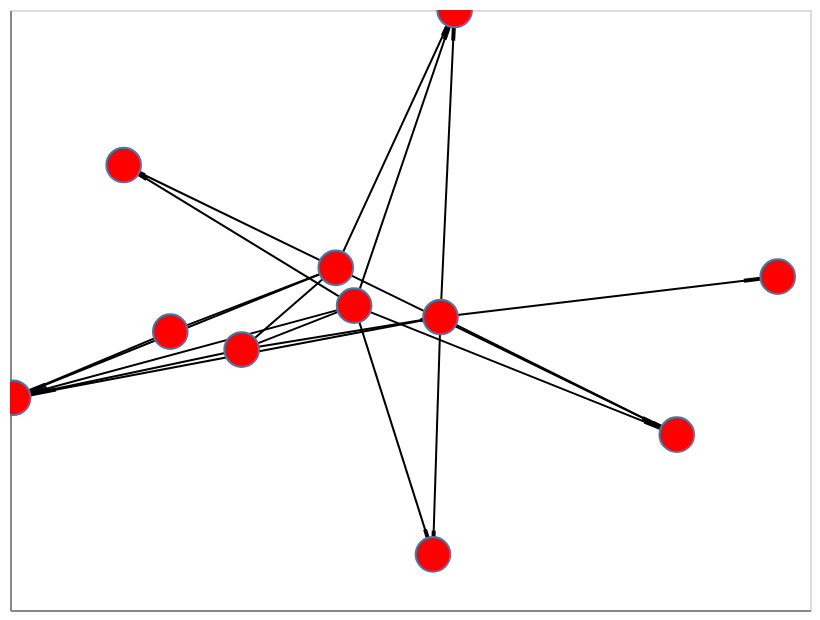

The notebook cell saved with this chart:
### Markdown cell above
### Explore lineage

### Code cell
auth = token_manager.get_auth
postfix = "/explore/lineage"
params = {
    "starting_id": "10378.1/1687588",
    "depth": 10
}
endpoint = prov_api + postfix

response = requests.get(endpoint, params=params, auth=auth())

convert_json_to_html(response.json())
HTML('clean.html')

result_graph = response.json()["graph"]

G = json_graph.node_link_graph(result_graph)

# Compute positions for viz.
pos = nx.spring_layout(G)

# Draw the graph using Altair
viz = nxa.draw_networkx(G, pos=pos)

# Show it as an interactive plot!
viz.interactive()

### Figure 1 — Vega-Lite specification as saved in the notebook (floating-point values rounded to 4 significant figures)
{"config": {"view": {"continuousWidth": 400, "continuousHeight": 300}}, "layer": [{"data": {"name": "data-db8ef7cc21f9f0fb48e7df0f920ce112"}, "mark": {"type": "line", "color": "black", "opacity": 1, "strokeWidth": 1}, "encoding": {"detail": {"field": "edge", "type": "quantitative"}, "x": {"axis": {"grid": false, "labels": false, "ticks": false, "title": ""}, "field": "x", "type": "quantitative"}, "y": {"axis": {"grid": false, "labels": false, "ticks": false, "title": ""}, "field": "y", "type": "quantitative"}}, "selection": {"selector009": {"type": "interval", "bind": "scales", "encodings": ["x", "y"]}}}, {"data": {"name": "data-8c5114e9785195d6f2962158d83c7dc2"}, "mark": {"type": "line", "color": "black", "opacity": 1, "strokeWidth": 2}, "encoding": {"detail": {"field": "edge", "type": "quantitative"}, "x": {"axis": {"grid": false, "labels": false, "ticks": false}, "field": "x", "type": "quantitative"}, "y": {"axis": {"grid": false, "labels": false, "ticks": false}, "field": "y", "type": "quantitative"}}}, {"data": {"name": "data-cb7539ac86c1ce3945939c182f8d6843"}, "mark": {"type": "point", "fill": "red", "opacity": 1, "size": 300, "strokeWidth": 1.0}, "encoding": {"x": {"axis": {"grid": false, "labels": false, "ticks": false}, "field": "x", "type": "quantitative"}, "y": {"axis": {"grid": false, "labels": false, "ticks": false}, "field": "y", "type": "quantitative"}}}], "$schema": "https://vega.github.io/schema/vega-lite/v4.17.0.json", "datasets": {"data-db8ef7cc21f9f0fb48e7df0f920ce112": [{"x": -0.4393, "pair": ["10378.1/1687588", "10378.1/1687590"], "source": "10378.1/1687588", "edge": 0, "y": -0.07219, "type": "wasGeneratedBy", "target": "10378.1/1687590"}, {"x": -0.06703, "pair": ["10378.1/1687588", "10378.1/1687590"], "source": "10378.1/1687588", "edge": 0, "y": 0.1406, "type": "wasGeneratedBy", "target": "10378.1/1687590"}, {"x": -0.4393, "pair": ["10378.1/1687588", "10378.1/1687585"], "source": "10378.1/1687588", "edge": 1, "y": -0.07219, "type": "wasAttributedTo", "target": "10378.1/1687585"}, {"x": -0.793, "pair": ["10378.1/1687588", "10378.1/1687585"], "source": "10378.1/1687588", "edge": 1, "y": -0.2923, "type": "wasAttributedTo", "target": "10378.1/1687585"}, {"x": -0.06703, "pair": ["10378.1/1687590", "10378.1/1687235"], "source": "10378.1/1687590", "edge": 2, "y": 0.1406, "type": "used", "target": "10378.1/1687235"}, {"x": -0.2788, "pair": ["10378.1/1687590", "10378.1/1687235"], "source": "10378.1/1687590", "edge": 2, "y": -0.1319, "type": "used", "target": "10378.1/1687235"}, {"x": -0.06703, "pair": ["10378.1/1687590", "10378.1/1687584"], "source": "10378.1/1687590", "edge": 3, "y": 0.1406, "type": "used", "target": "10378.1/1687584"}, {"x": 0.7002, "pair": ["10378.1/1687590", "10378.1/1687584"], "source": "10378.1/1687590", "edge": 3, "y": -0.4155, "type": "used", "target": "10378.1/1687584"}, {"x": -0.06703, "pair": ["10378.1/1687590", "10378.1/1687583"], "source": "10378.1/1687590", "edge": 4, "y": 0.1406, "type": "used", "target": "10378.1/1687583"}, {"x": 0.2004, "pair": ["10378.1/1687590", "10378.1/1687583"], "source": "10378.1/1687590", "edge": 4, "y": 1.0, "type": "used", "target": "10378.1/1687583"}, {"x": -0.06703, "pair": ["10378.1/1687590", "10378.1/1687582"], "source": "10378.1/1687590", "edge": 5, "y": 0.1406, "type": "used", "target": "10378.1/1687582"}, {"x": -0.5442, "pair": ["10378.1/1687590", "10378.1/1687582"], "source": "10378.1/1687590", "edge": 5, "y": 0.4834, "type": "used", "target": "10378.1/1687582"}, {"x": -0.06703, "pair": ["10378.1/1687590", "10378.1/1687585"], "source": "10378.1/1687590", "edge": 6, "y": 0.1406, "type": "wasAssociatedWith", "target": "10378.1/1687585"}, {"x": -0.793, "pair": ["10378.1/1687590", "10378.1/1687585"], "source": "10378.1/1687590", "edge": 6, "y": -0.2923, "type": "wasAssociatedWith", "target": "10378.1/1687585"}, {"x": -0.2788, "pair": ["10378.1/1687235", "10378.1/1687587"], "source": "10378.1/1687235", "edge": 7, "y": -0.1319, "type": "wasGeneratedBy", "target": "10378.1/1687587"}, {"x": -0.02575, "pair": ["10378.1/1687235", "10378.1/1687587"], "source": "10378.1/1687235", "edge": 7, "y": 0.01466, "type": "wasGeneratedBy", "target": "10378.1/1687587"}, {"x": -0.2788, "pair": ["10378.1/1687235", "10378.1/1687585"], "source": "10378.1/1687235", "edge": 8, "y": -0.1319, "type": "wasAttributedTo", "target": "10378.1/1687585"}, {"x": -0.793, "pair": ["10378.1/1687235", "10378.1/1687585"], "source": "10378.1/1687235", "edge": 8, "y": -0.2923, "type": "wasAttributedTo", "target": "10378.1/1687585"}, {"x": -0.2788, "pair": ["10378.1/1687235", "10378.1/1687607"], "source": "10378.1/1687235", "edge": 9, "y": -0.1319, "type": "wasGeneratedBy", "target": "10378.1/1687607"}, {"x": 0.1686, "pair": ["10378.1/1687235", "10378.1/1687607"], "source": "10378.1/1687235", "edge": 9, "y": -0.02346, "type": "wasGeneratedBy", "target": "10378.1/1687607"}, {"x": -0.02575, "pair": ["10378.1/1687587", "10378.1/1687363"], "source": "10378.1/1687587", "edge": 10, "y": 0.01466, "type": "used", "target": "10378.1/1687363"}, {"x": 0.1517, "pair": ["10378.1/1687587", "10378.1/1687363"], "source": "10378.1/1687587", "edge": 10, "y": -0.8145, "type": "used", "target": "10378.1/1687363"}, {"x": -0.02575, "pair": ["10378.1/1687587", "10378.1/1687584"], "source": "10378.1/1687587", "edge": 11, "y": 0.01466, "type": "used", "target": "10378.1/1687584"}, {"x": 0.7002, "pair": ["10378.1/1687587", "10378.1/1687584"], "source": "10378.1/1687587", "edge": 11, "y": -0.4155, "type": "used", "target": "10378.1/1687584"}, {"x": -0.02575, "pair": ["10378.1/1687587", "10378.1/1687583"], "source": "10378.1/1687587", "edge": 12, "y": 0.01466, "type": "used", "target": "10378.1/1687583"}, {"x": 0.2004, "pair": ["10378.1/1687587", "10378.1/1687583"], "source": "10378.1/1687587", "edge": 12, "y": 1.0, "type": "used", "target": "10378.1/1687583"}, {"x": -0.02575, "pair": ["10378.1/1687587", "10378.1/1687582"], "source": "10378.1/1687587", "edge": 13, "y": 0.01466, "type": "used", "target": "10378.1/1687582"}, {"x": -0.5442, "pair": ["10378.1/1687587", "10378.1/1687582"], "source": "10378.1/1687587", "edge": 13, "y": 0.4834, "type": "used", "target": "10378.1/1687582"}, {"x": -0.02575, "pair": ["10378.1/1687587", "10378.1/1687585"], "source": "10378.1/1687587", "edge": 14, "y": 0.01466, "type": "wasAssociatedWith", "target": "10378.1/1687585"}, {"x": -0.793, "pair": ["10378.1/1687587", "10378.1/1687585"], "source": "10378.1/1687587", "edge": 14, "y": -0.2923, "type": "wasAssociatedWith", "target": "10378.1/1687585"}, {"x": 0.1686, "pair": ["10378.1/1687607", "10378.1/1687363"], "source": "10378.1/1687607", "edge": 15, "y": -0.02346, "type": "used", "target": "10378.1/1687363"}, {"x": 0.1517, "pair": ["10378.1/1687607", "10378.1/1687363"], "source": "10378.1/1687607", "edge": 15, "y": -0.8145, "type": "used", "target": "10378.1/1687363"}, {"x": 0.1686, "pair": ["10378.1/1687607", "10378.1/1687584"], "source": "10378.1/1687607", "edge": 16, "y": -0.02346, "type": "used", "target": "10378.1/1687584"}, {"x": 0.7002, "pair": ["10378.1/1687607", "10378.1/1687584"], "source": "10378.1/1687607", "edge": 16, "y": -0.4155, "type": "used", "target": "10378.1/1687584"}, {"x": 0.1686, "pair": ["10378.1/1687607", "10378.1/1687583"], "source": "10378.1/1687607", "edge": 17, "y": -0.02346, "type": "used", "target": "10378.1/1687583"}, {"x": 0.2004, "pair": ["10378.1/1687607", "10378.1/1687583"], "source": "10378.1/1687607", "edge": 17, "y": 1.0, "type": "used", "target": "10378.1/1687583"}, {"x": 0.1686, "pair": ["10378.1/1687607", "10378.1/1687602"], "source": "10378.1/1687607", "edge": 18, "y": -0.02346, "type": "used", "target": "10378.1/1687602"}, {"x": 0.9273, "pair": ["10378.1/1687607", "10378.1/1687602"], "source": "10378.1/1687607", "edge": 18, "y": 0.1112, "type": "used", "target": "10378.1/1687602"}, {"x": 0.1686, "pair": ["10378.1/1687607", "10378.1/1687585"], "source": "10378.1/1687607", "edge": 19, "y": -0.02346, "type": "wasAssociatedWith", "target": "10378.1/1687585"}, {"x": -0.793, "pair": ["10378.1/1687607", "10378.1/1687585"], "source": "10378.1/1687607", "edge": 19, "y": -0.2923, "type": "wasAssociatedWith", "target": "10378.1/1687585"}], "data-8c5114e9785195d6f2962158d83c7dc2": [{"x": -0.06703, "pair": ["10378.1/1687588", "10378.1/1687590"], "source": "10378.1/1687588", "edge": 0, "y": 0.1406, "type": "wasGeneratedBy", "target": "10378.1/1687590"}, {"x": -0.1043, "pair": ["10378.1/1687588", "10378.1/1687590"], "source": "10378.1/1687588", "edge": 0, "y": 0.1193, "type": "wasGeneratedBy", "target": "10378.1/1687590"}, {"x": -0.793, "pair": ["10378.1/1687588", "10378.1/1687585"], "source": "10378.1/1687588", "edge": 1, "y": -0.2923, "type": "wasAttributedTo", "target": "10378.1/1687585"}, {"x": -0.7576, "pair": ["10378.1/1687588", "10378.1/1687585"], "source": "10378.1/1687588", "edge": 1, "y": -0.2703, "type": "wasAttributedTo", "target": "10378.1/1687585"}, {"x": -0.2788, "pair": ["10378.1/1687590", "10378.1/1687235"], "source": "10378.1/1687590", "edge": 2, "y": -0.1319, "type": "used", "target": "10378.1/1687235"}, {"x": -0.2576, "pair": ["10378.1/1687590", "10378.1/1687235"], "source": "10378.1/1687590", "edge": 2, "y": -0.1046, "type": "used", "target": "10378.1/1687235"}, {"x": 0.7002, "pair": ["10378.1/1687590", "10378.1/1687584"], "source": "10378.1/1687590", "edge": 3, "y": -0.4155, "type": "used", "target": "10378.1/1687584"}, {"x": 0.6235, "pair": ["10378.1/1687590", "10378.1/1687584"], "source": "10378.1/1687590", "edge": 3, "y": -0.3599, "type": "used", "target": "10378.1/1687584"}, {"x": 0.2004, "pair": ["10378.1/1687590", "10378.1/1687583"], "source": "10378.1/1687590", "edge": 4, "y": 1.0, "type": "used", "target": "10378.1/1687583"}, {"x": 0.1736, "pair": ["10378.1/1687590", "10378.1/1687583"], "source": "10378.1/1687590", "edge": 4, "y": 0.9141, "type": "used", "target": "10378.1/1687583"}, {"x": -0.5442, "pair": ["10378.1/1687590", "10378.1/1687582"], "source": "10378.1/1687590", "edge": 5, "y": 0.4834, "type": "used", "target": "10378.1/1687582"}, {"x": -0.4965, "pair": ["10378.1/1687590", "10378.1/1687582"], "source": "10378.1/1687590", "edge": 5, "y": 0.4491, "type": "used", "target": "10378.1/1687582"}, {"x": -0.793, "pair": ["10378.1/1687590", "10378.1/1687585"], "source": "10378.1/1687590", "edge": 6, "y": -0.2923, "type": "wasAssociatedWith", "target": "10378.1/1687585"}, {"x": -0.7204, "pair": ["10378.1/1687590", "10378.1/1687585"], "source": "10378.1/1687590", "edge": 6, "y": -0.2491, "type": "wasAssociatedWith", "target": "10378.1/1687585"}, {"x": -0.02575, "pair": ["10378.1/1687235", "10378.1/1687587"], "source": "10378.1/1687235", "edge": 7, "y": 0.01466, "type": "wasGeneratedBy", "target": "10378.1/1687587"}, {"x": -0.05105, "pair": ["10378.1/1687235", "10378.1/1687587"], "source": "10378.1/1687235", "edge": 7, "y": 9.092e-06, "type": "wasGeneratedBy", "target": "10378.1/1687587"}, {"x": -0.793, "pair": ["10378.1/1687235", "10378.1/1687585"], "source": "10378.1/1687235", "edge": 8, "y": -0.2923, "type": "wasAttributedTo", "target": "10378.1/1687585"}, {"x": -0.7416, "pair": ["10378.1/1687235", "10378.1/1687585"], "source": "10378.1/1687235", "edge": 8, "y": -0.2763, "type": "wasAttributedTo", "target": "10378.1/1687585"}, {"x": 0.1686, "pair": ["10378.1/1687235", "10378.1/1687607"], "source": "10378.1/1687235", "edge": 9, "y": -0.02346, "type": "wasGeneratedBy", "target": "10378.1/1687607"}, {"x": 0.1238, "pair": ["10378.1/1687235", "10378.1/1687607"], "source": "10378.1/1687235", "edge": 9, "y": -0.0343, "type": "wasGeneratedBy", "target": "10378.1/1687607"}, {"x": 0.1517, "pair": ["10378.1/1687587", "10378.1/1687363"], "source": "10378.1/1687587", "edge": 10, "y": -0.8145, "type": "used", "target": "10378.1/1687363"}, {"x": 0.1339, "pair": ["10378.1/1687587", "10378.1/1687363"], "source": "10378.1/1687587", "edge": 10, "y": -0.7316, "type": "used", "target": "10378.1/1687363"}, {"x": 0.7002, "pair": ["10378.1/1687587", "10378.1/1687584"], "source": "10378.1/1687587", "edge": 11, "y": -0.4155, "type": "used", "target": "10378.1/1687584"}, {"x": 0.6276, "pair": ["10378.1/1687587", "10378.1/1687584"], "source": "10378.1/1687587", "edge": 11, "y": -0.3725, "type": "used", "target": "10378.1/1687584"}, {"x": 0.2004, "pair": ["10378.1/1687587", "10378.1/1687583"], "source": "10378.1/1687587", "edge": 12, "y": 1.0, "type": "used", "target": "10378.1/1687583"}, {"x": 0.1777, "pair": ["10378.1/1687587", "10378.1/1687583"], "source": "10378.1/1687587", "edge": 12, "y": 0.9015, "type": "used", "target": "10378.1/1687583"}, {"x": -0.5442, "pair": ["10378.1/1687587", "10378.1/1687582"], "source": "10378.1/1687587", "edge": 13, "y": 0.4834, "type": "used", "target": "10378.1/1687582"}, {"x": -0.4924, "pair": ["10378.1/1687587", "10378.1/1687582"], "source": "10378.1/1687587", "edge": 13, "y": 0.4365, "type": "used", "target": "10378.1/1687582"}, {"x": -0.793, "pair": ["10378.1/1687587", "10378.1/1687585"], "source": "10378.1/1687587", "edge": 14, "y": -0.2923, "type": "wasAssociatedWith", "target": "10378.1/1687585"}, {"x": -0.7162, "pair": ["10378.1/1687587", "10378.1/1687585"], "source": "10378.1/1687587", "edge": 14, "y": -0.2616, "type": "wasAssociatedWith", "target": "10378.1/1687585"}, {"x": 0.1517, "pair": ["10378.1/1687607", "10378.1/1687363"], "source": "10378.1/1687607", "edge": 15, "y": -0.8145, "type": "used", "target": "10378.1/1687363"}, {"x": 0.1533, "pair": ["10378.1/1687607", "10378.1/1687363"], "source": "10378.1/1687607", "edge": 15, "y": -0.7354, "type": "used", "target": "10378.1/1687363"}, {"x": 0.7002, "pair": ["10378.1/1687607", "10378.1/1687584"], "source": "10378.1/1687607", "edge": 16, "y": -0.4155, "type": "used", "target": "10378.1/1687584"}, {"x": 0.6471, "pair": ["10378.1/1687607", "10378.1/1687584"], "source": "10378.1/1687607", "edge": 16, "y": -0.3763, "type": "used", "target": "10378.1/1687584"}, {"x": 0.2004, "pair": ["10378.1/1687607", "10378.1/1687583"], "source": "10378.1/1687607", "edge": 17, "y": 1.0, "type": "used", "target": "10378.1/1687583"}, {"x": 0.1972, "pair": ["10378.1/1687607", "10378.1/1687583"], "source": "10378.1/1687607", "edge": 17, "y": 0.8977, "type": "used", "target": "10378.1/1687583"}, {"x": 0.9273, "pair": ["10378.1/1687607", "10378.1/1687602"], "source": "10378.1/1687607", "edge": 18, "y": 0.1112, "type": "used", "target": "10378.1/1687602"}, {"x": 0.8514, "pair": ["10378.1/1687607", "10378.1/1687602"], "source": "10378.1/1687607", "edge": 18, "y": 0.09776, "type": "used", "target": "10378.1/1687602"}, {"x": -0.793, "pair": ["10378.1/1687607", "10378.1/1687585"], "source": "10378.1/1687607", "edge": 19, "y": -0.2923, "type": "wasAssociatedWith", "target": "10378.1/1687585"}, {"x": -0.6968, "pair": ["10378.1/1687607", "10378.1/1687585"], "source": "10378.1/1687607", "edge": 19, "y": -0.2655, "type": "wasAssociatedWith", "target": "10378.1/1687585"}], "data-cb7539ac86c1ce3945939c182f8d6843": [{"x": -0.4393, "item_category": "ENTITY", "item_subtype": "DATASET", "y": -0.07219}, {"x": -0.06703, "item_category": "ACTIVITY", "item_subtype": "MODEL_RUN", "y": 0.1406}, {"x": -0.2788, "item_category": "ENTITY", "item_subtype": "DATASET", "y": -0.1319}, {"x": -0.02575, "item_category": "ACTIVITY", "item_subtype": "MODEL_RUN", "y": 0.01466}, {"x": 0.1517, "item_category": "ENTITY", "item_subtype": "DATASET", "y": -0.8145}, {"x": 0.7002, "item_category": "ENTITY", "item_subtype": "PARAMETER_FILE", "y": -0.4155}, {"x": 0.2004, "item_category": "ENTITY", "item_subtype": "CONFIG_FILE", "y": 1.0}, {"x": -0.5442, "item_category": "ENTITY", "item_subtype": "MODEL", "y": 0.4834}, {"x": -0.793, "item_category": "AGENT", "item_subtype": "PERSON", "y": -0.2923}, {"x": 0.1686, "item_category": "ACTIVITY", "item_subtype": "MODEL_RUN", "y": -0.02346}, {"x": 0.9273, "item_category": "ENTITY", "item_subtype": "MODEL", "y": 0.1112}]}}
